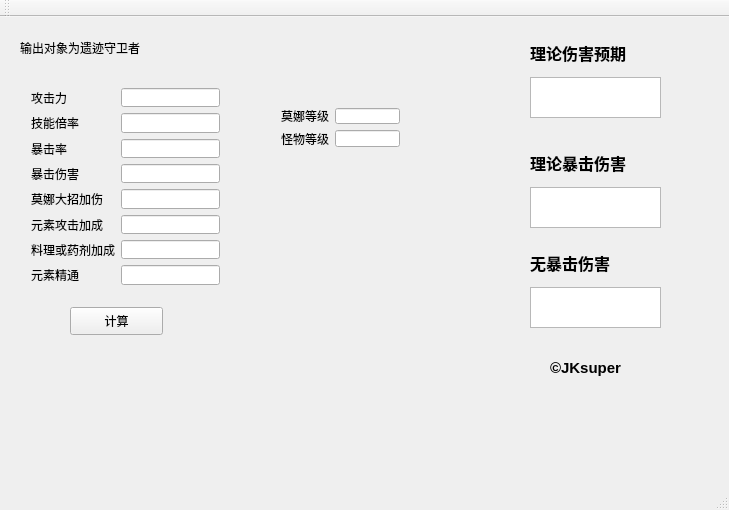
<?xml version="1.0" encoding="UTF-8"?>
<ui version="4.0">
 <class>mona</class>
 <widget class="QMainWindow" name="mona">
  <property name="geometry">
   <rect>
    <x>0</x>
    <y>0</y>
    <width>729</width>
    <height>510</height>
   </rect>
  </property>
  <property name="windowTitle">
   <string>莫娜核弹计算V0.2</string>
  </property>
  <property name="windowIcon">
   <iconset>
    <normaloff>C:/Users/王越/Desktop/莫娜.jpg</normaloff>C:/Users/王越/Desktop/莫娜.jpg</iconset>
  </property>
  <widget class="QWidget" name="centralWidget">
   <widget class="QPushButton" name="pushButton">
    <property name="geometry">
     <rect>
      <x>70</x>
      <y>290</y>
      <width>93</width>
      <height>28</height>
     </rect>
    </property>
    <property name="text">
     <string>计算</string>
    </property>
   </widget>
   <widget class="QTextBrowser" name="textBrowser">
    <property name="geometry">
     <rect>
      <x>530</x>
      <y>60</y>
      <width>131</width>
      <height>41</height>
     </rect>
    </property>
   </widget>
   <widget class="QLabel" name="label_2">
    <property name="geometry">
     <rect>
      <x>530</x>
      <y>20</y>
      <width>131</width>
      <height>31</height>
     </rect>
    </property>
    <property name="font">
     <font>
      <pointsize>12</pointsize>
      <weight>75</weight>
      <bold>true</bold>
     </font>
    </property>
    <property name="text">
     <string>理论伤害预期</string>
    </property>
   </widget>
   <widget class="QLabel" name="label_9">
    <property name="geometry">
     <rect>
      <x>20</x>
      <y>10</y>
      <width>161</width>
      <height>41</height>
     </rect>
    </property>
    <property name="text">
     <string>输出对象为遗迹守卫者</string>
    </property>
   </widget>
   <widget class="QTextBrowser" name="textBrowser_2">
    <property name="geometry">
     <rect>
      <x>530</x>
      <y>170</y>
      <width>131</width>
      <height>41</height>
     </rect>
    </property>
   </widget>
   <widget class="QLabel" name="label_10">
    <property name="geometry">
     <rect>
      <x>530</x>
      <y>130</y>
      <width>131</width>
      <height>31</height>
     </rect>
    </property>
    <property name="font">
     <font>
      <pointsize>12</pointsize>
      <weight>75</weight>
      <bold>true</bold>
     </font>
    </property>
    <property name="text">
     <string>理论暴击伤害</string>
    </property>
   </widget>
   <widget class="QTextBrowser" name="textBrowser_3">
    <property name="geometry">
     <rect>
      <x>530</x>
      <y>270</y>
      <width>131</width>
      <height>41</height>
     </rect>
    </property>
   </widget>
   <widget class="QLabel" name="label_11">
    <property name="geometry">
     <rect>
      <x>530</x>
      <y>230</y>
      <width>131</width>
      <height>31</height>
     </rect>
    </property>
    <property name="font">
     <font>
      <pointsize>12</pointsize>
      <weight>75</weight>
      <bold>true</bold>
     </font>
    </property>
    <property name="text">
     <string>无暴击伤害</string>
    </property>
   </widget>
   <widget class="QLabel" name="label_12">
    <property name="geometry">
     <rect>
      <x>550</x>
      <y>340</y>
      <width>91</width>
      <height>21</height>
     </rect>
    </property>
    <property name="font">
     <font>
      <pointsize>11</pointsize>
      <weight>75</weight>
      <bold>true</bold>
     </font>
    </property>
    <property name="text">
     <string>©JKsuper</string>
    </property>
   </widget>
   <widget class="QWidget" name="layoutWidget">
    <property name="geometry">
     <rect>
      <x>20</x>
      <y>60</y>
      <width>211</width>
      <height>219</height>
     </rect>
    </property>
    <layout class="QFormLayout" name="formLayout">
     <item row="0" column="0">
      <widget class="QLabel" name="label">
       <property name="text">
        <string>攻击力</string>
       </property>
      </widget>
     </item>
     <item row="0" column="1">
      <widget class="QLineEdit" name="atk"/>
     </item>
     <item row="1" column="0">
      <widget class="QLabel" name="ski">
       <property name="text">
        <string>技能倍率</string>
       </property>
      </widget>
     </item>
     <item row="1" column="1">
      <widget class="QLineEdit" name="jineng"/>
     </item>
     <item row="3" column="0">
      <widget class="QLabel" name="label_4">
       <property name="text">
        <string>暴击伤害</string>
       </property>
      </widget>
     </item>
     <item row="3" column="1">
      <widget class="QLineEdit" name="baojishanghai"/>
     </item>
     <item row="5" column="0">
      <widget class="QLabel" name="label_5">
       <property name="text">
        <string>元素攻击加成</string>
       </property>
      </widget>
     </item>
     <item row="5" column="1">
      <widget class="QLineEdit" name="yuansu"/>
     </item>
     <item row="6" column="0">
      <widget class="QLabel" name="label_6">
       <property name="text">
        <string>料理或药剂加成</string>
       </property>
      </widget>
     </item>
     <item row="6" column="1">
      <widget class="QLineEdit" name="liaoli"/>
     </item>
     <item row="7" column="0">
      <widget class="QLabel" name="label_3">
       <property name="text">
        <string>元素精通</string>
       </property>
      </widget>
     </item>
     <item row="7" column="1">
      <widget class="QLineEdit" name="jingtong"/>
     </item>
     <item row="2" column="0">
      <widget class="QLabel" name="label_7">
       <property name="text">
        <string>暴击率</string>
       </property>
      </widget>
     </item>
     <item row="2" column="1">
      <widget class="QLineEdit" name="baoji"/>
     </item>
     <item row="4" column="0">
      <widget class="QLabel" name="label_8">
       <property name="text">
        <string>莫娜大招加伤</string>
       </property>
      </widget>
     </item>
     <item row="4" column="1">
      <widget class="QLineEdit" name="dazhaojiashang"/>
     </item>
    </layout>
   </widget>
   <widget class="QWidget" name="layoutWidget">
    <property name="geometry">
     <rect>
      <x>270</x>
      <y>80</y>
      <width>141</width>
      <height>61</height>
     </rect>
    </property>
    <layout class="QFormLayout" name="formLayout_2">
     <item row="0" column="0">
      <widget class="QLabel" name="label_13">
       <property name="text">
        <string>莫娜等级</string>
       </property>
      </widget>
     </item>
     <item row="0" column="1">
      <widget class="QLineEdit" name="renwudengji"/>
     </item>
     <item row="1" column="0">
      <widget class="QLabel" name="label_14">
       <property name="text">
        <string>怪物等级</string>
       </property>
      </widget>
     </item>
     <item row="1" column="1">
      <widget class="QLineEdit" name="guaiwudengji"/>
     </item>
    </layout>
   </widget>
  </widget>
  <widget class="QMenuBar" name="menuBar">
   <property name="geometry">
    <rect>
     <x>0</x>
     <y>0</y>
     <width>729</width>
     <height>26</height>
    </rect>
   </property>
  </widget>
  <widget class="QToolBar" name="mainToolBar">
   <attribute name="toolBarArea">
    <enum>TopToolBarArea</enum>
   </attribute>
   <attribute name="toolBarBreak">
    <bool>false</bool>
   </attribute>
  </widget>
  <widget class="QStatusBar" name="statusBar"/>
 </widget>
 <layoutdefault spacing="6" margin="11"/>
 <resources/>
 <connections/>
</ui>
